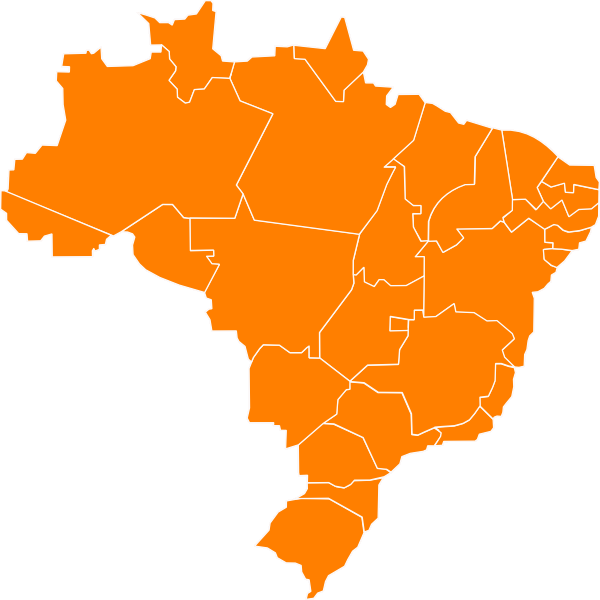
#> input picture notebooks/images/mapa-brasil.png, 600 x 600 px
$ jupyter execute --allow-errors 2020-11-11-anapaulagomes-propostas-dos-candidatos-a-prefeito.ipynb
#> lines starting #> are read from the running program, lines starting #| are printed output that depends on the picture; after the words box and inside, x2 and y2 are one past the last pixel; in counts of white or black regions, pixels touching at a corner belong together
# Nuvem de palavras das propostas dos candidatos a prefeito de Feira de Santana

Os candidatos a prefeito das cidades precisam submeter uma proposta
de governo. Os links para as propostas estão disponíveis no portal
[DivulgaCandContas](https://divulgacandcontas.tse.jus.br/) do TSE.

Através de uma iniciativa colaborativa, coletamos os links e extraímos
o texto das propostas. Veja mais sobre isso no [Dados de planos de governo de candidatos às prefeituras dos municípios em 2020](https://dadosabertos.social/t/dados-de-planos-de-governo-de-candidatos-as-prefeituras-dos-municipios-em-2020/645/1). Extraia o arquivo [`propostas.7z`](https://github.com/augusto-herrmann/eleicoes-2020-planos-de-governo/tree/main/dados) na pasta `notebooks`.
A pasta extraída deve seguir o padrão `propostas > <estados>`

Nessa análise vamos visualizar uma nuvem de palavras das propostas a
candidatos de todo o Brasil.

## Juntando todas as propostas

O _dataset_ de propostas está separado por estado e cidade.
Cada candidato tem um arquivo `.txt` com a sua proposta.

Vamos ler esses arquivos para limpá-los e juntá-los mais a frente.

[cell 1]
import os


def get_all_proposals(directory):
    for root, _, files in os.walk(directory):
        if files:
            for file_ in files:
                yield open(f"{root}/{file_}").read()

[cell 2]
proposals = get_all_proposals("propostas/")

## Limpeza do texto

[cell 3]
import nltk
import spacy
from nltk.tokenize import word_tokenize

try:
    # se não tiver na máquina faz o download
    import pt_core_news_sm  # noqa
except:  # noqa
    from spacy.cli.download import download as spacy_download

    spacy_download("pt_core_news_sm")
nltk.download("punkt")
#> (this line was passed over: nltk is not available in this run)
#> (the rest of this cell did not finish here and is left out)

[cell 4]
import pandas as pd
import texthero as hero
from texthero import preprocessing


custom_pipeline = [preprocessing.remove_digits,
                   preprocessing.remove_diacritics,
                   preprocessing.remove_whitespace]

text = " ".join(proposals)
#> (the rest of this cell did not finish here and is left out)

#> (a cell that did not finish here is left out)

[cell 6]
import cv2
from wordcloud import WordCloud
import matplotlib.pyplot as plt


imagem = cv2.imread("images/mapa-brasil.png")
#> imagem is the input picture: shape (600, 600, 3); mean B, G, R 141.9, 198.2, 254.9
gray = cv2.cvtColor(imagem, cv2.COLOR_BGR2GRAY)
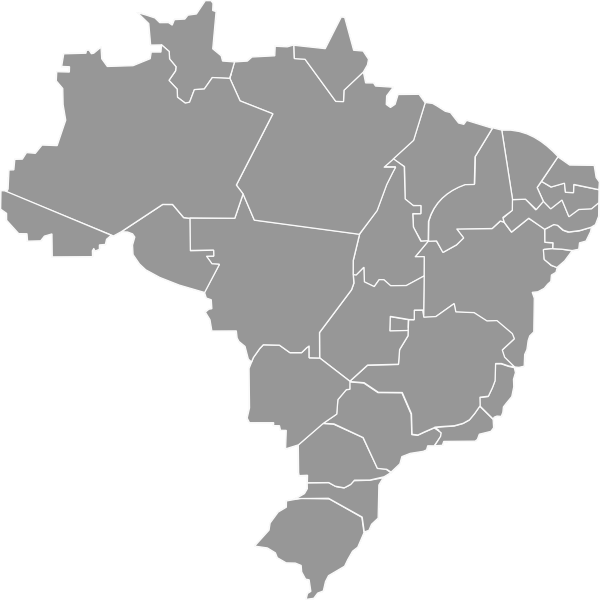
#> gray: shape (600, 600); min 151, max 255, mean 208.8
_, mask = cv2.threshold(gray, 250, 255, cv2.THRESH_BINARY)
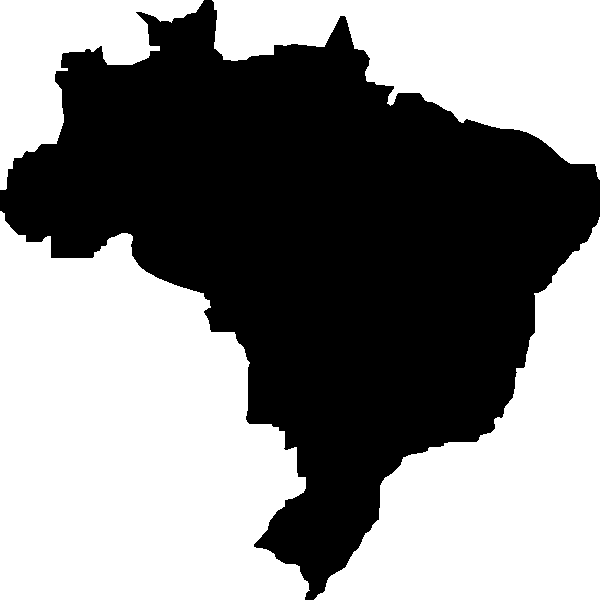
#> mask: shape (600, 600); 53.1% white; 1 black region, box (x1, y1, x2, y2) and area: (0, 0, 600, 600) 169009

#> (the rest of this cell did not finish here and is left out)
